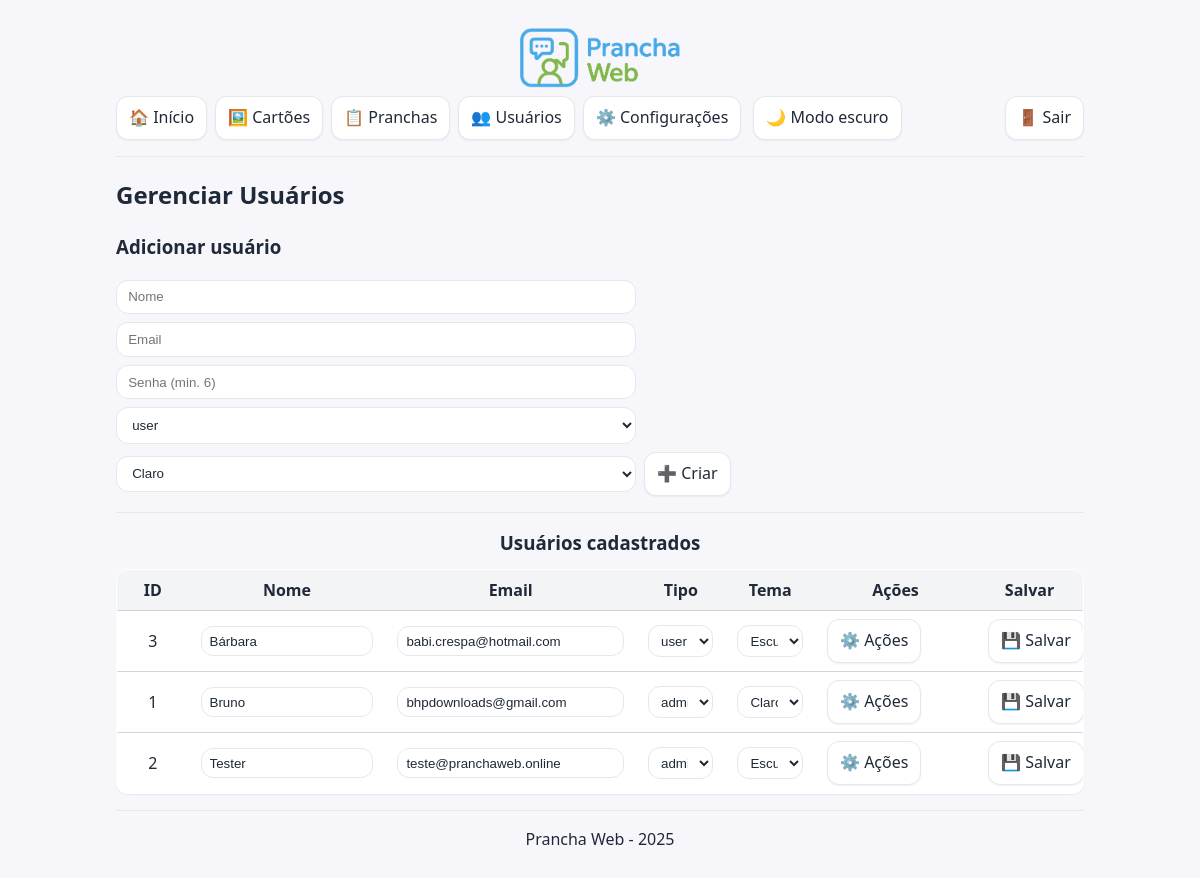
Page /pages/gerenciar_usuarios.php (signed in) on the earlier database version.
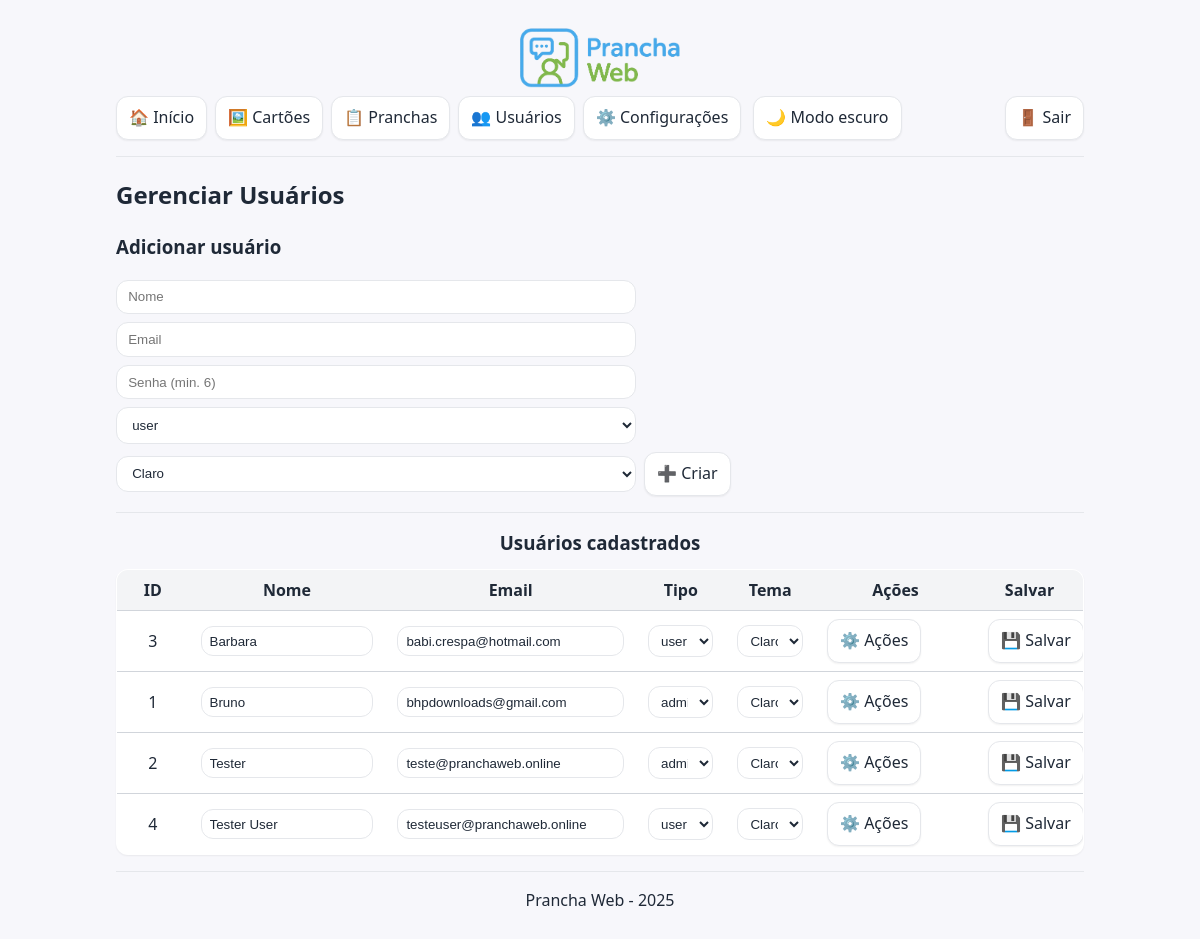
Same page on the later database version.
### tables this page shows
CREATE TABLE `usuarios` (
  `id` int(11) NOT NULL,
  `nome` varchar(255) NOT NULL,
  `email` varchar(255) NOT NULL,
  `senha` varchar(255) NOT NULL,
  `tipo` enum('admin','user') NOT NULL DEFAULT 'user' COMMENT 'admin=acesso total; user=restrito',
  `tema_preferido` enum('light','dark') NOT NULL DEFAULT 'light'
);

### includes/modelo_usuarios.php (called while the page is built, shortened)
<?php
function conexao(): mysqli {
    $cx = new mysqli(DB_HOST, DB_USUARIO, DB_SENHA, DB_NOME);
    $cx->set_charset('utf8mb4');
    return $cx;
}
function listarUsuarios(): array {
    $cx = conexao();
    $usuarios = [];
    $rs = $cx->query("SELECT id, nome, email, tipo, tema_preferido FROM usuarios ORDER BY nome");
    if ($rs) { while ($r = $rs->fetch_assoc()) { $usuarios[] = $r; } $rs->close(); }
    return $usuarios;
}
?>

### includes/controle_usuarios_admin.php (called while the page is built, shortened)
<?php
require_once __DIR__ . '/modelo_usuarios.php';
$lista_usuarios = listarUsuarios();
?>

### pages/gerenciar_usuarios.php (the view, shortened to what this page needs)
<?php
include '../includes/cabecalho.php';
require_once '../includes/controle_usuarios_admin.php';
?>
<link rel="stylesheet" href="../assets/css/usuarios.css">
<h2>Gerenciar Usuários</h2>
<section aria-labelledby="titulo-criar">
  <h3 id="titulo-criar">Adicionar usuário</h3>
  <form method="post" class="form-inline" novalidate>
    <input id="novo_nome" type="text" name="nome" placeholder="Nome" required aria-required="true">
    <input id="novo_email" type="email" name="email" placeholder="Email" required aria-required="true">
    <input id="novo_senha" type="password" name="senha" placeholder="Senha (min. 6)" minlength="6" required aria-required="true" autocomplete="new-password">
    <select id="novo_tipo" name="tipo" required aria-required="true">
      <option value="user">user</option>
    </select>
    <select id="novo_tema" name="tema_preferido" aria-label="Tema preferido">
      <option value="light">Claro</option>
    </select>
    <button type="submit" class="botao-acao">➕ Criar</button>
  </form>
</section>
<hr aria-hidden="true">
<section aria-labelledby="titulo-lista">
  <h3 id="titulo-lista">Usuários cadastrados</h3>
  <?php if (count($lista_usuarios) === 0): ?>
    <p>Nenhum usuário encontrado.</p>
  <?php else: ?>
    <table class="tabela" role="table">
      <colgroup>
        <col class="id"><col class="nome"><col class="email"><col class="tipo"><col class="tema"><col class="acoes"><col class="salvar">
      </colgroup>
      <thead>
        <tr role="row">
          <th scope="col">ID</th>
          <th scope="col">Nome</th>
          <th scope="col">Email</th>
          <th scope="col">Tipo</th>
          <th scope="col">Tema</th>
          <th scope="col">Ações</th>
          <th scope="col">Salvar</th>
        </tr>
      </thead>
      <tbody>
        <?php foreach ($lista_usuarios as $u): ?>
          <?php $fid = 'form_editar_' . (int)$u['id']; ?>
          <tr>
            <td><?php echo (int)$u['id']; ?></td>
            <td>
              <input id="nome_<?php echo (int)$u['id']; ?>" type="text" name="nome"
                     value="<?php echo htmlspecialchars($u['nome'], ENT_QUOTES, 'UTF-8'); ?>"
                     required aria-required="true" form="<?php echo $fid; ?>">
            </td>
            <td>
              <input id="email_<?php echo (int)$u['id']; ?>" type="email" name="email"
                     value="<?php echo htmlspecialchars($u['email'], ENT_QUOTES, 'UTF-8'); ?>"
                     required aria-required="true" form="<?php echo $fid; ?>">
            </td>
            <td>
              <select id="tipo_<?php echo (int)$u['id']; ?>" name="tipo" aria-label="Tipo"
                      form="<?php echo $fid; ?>">
                <option value="user"  <?php echo $u['tipo']==='user'  ? 'selected' : ''; ?>>user</option>
                <option value="admin" <?php echo $u['tipo']==='admin' ? 'selected' : ''; ?>>admin</option>
              </select>
            </td>
            <td>
              <select id="tema_<?php echo (int)$u['id']; ?>" name="tema_preferido" aria-label="Tema preferido"
                      form="<?php echo $fid; ?>">
                <option value="light" <?php echo $u['tema_preferido']==='light' ? 'selected' : ''; ?>>Claro</option>
                <option value="dark"  <?php echo $u['tema_preferido']==='dark'  ? 'selected' : ''; ?>>Escuro</option>
              </select>
            </td>
            <td class="celula-acao">
              <details>
                <summary class="botao-acao" aria-label="Abrir ações">⚙️ Ações</summary>
              </details>
            </td>
            <td class="celula-salvar">
              <form id="<?php echo $fid; ?>" method="post" aria-label="Salvar alterações do usuário #<?php echo (int)$u['id']; ?>">
                <button type="submit" class="botao-acao">💾 Salvar</button>
              </form>
            </td>
          </tr>
        <?php endforeach; ?>
      </tbody>
    </table>
  <?php endif; ?>
</section>
<?php include '../includes/rodape.php'; ?>

### includes/cabecalho.php (shortened to what this page needs)
<?php
require_once __DIR__ . '/conexao.php';
$idUsuario = (int) $_SESSION['id_usuario'];
$tema = 'light';
if ($stmt = $conn->prepare("SELECT tema_preferido FROM usuarios WHERE id = ? LIMIT 1")) {
    $stmt->bind_param("i", $idUsuario);
    $stmt->execute();
    $stmt->bind_result($temaDB);
    if ($stmt->fetch() && in_array($temaDB, ['light','dark'], true)) {
        $tema = $temaDB;
    }
}
$isAdminNav = (isset($_SESSION['tipo_usuario']) && $_SESSION['tipo_usuario'] === 'admin');
?>
<!DOCTYPE html>
<html lang="pt-BR">
<head>
    <link rel="stylesheet" href="../assets/css/style.css">
    <link rel="stylesheet" href="../assets/css/wcag.css">
</head>
<body data-theme="<?= htmlspecialchars($tema, ENT_QUOTES, 'UTF-8') ?>">
    <div class="container">
        <img src="../imagens/logo.png" alt="Logo Prancha Web" class="logo">
        <div class="menu-superior">
            <nav aria-label="Navegação principal">
                <a href="dashboard.php" class="botao-acao">🏠 Início</a>
                <a href="gerenciar_cartoes.php" class="botao-acao">🖼️ Cartões</a>
                <a href="gerenciar_pranchas.php" class="botao-acao">📋 Pranchas</a>
                <?php if ($isAdminNav): ?>
                  <a href="gerenciar_usuarios.php" class="botao-acao">👥 Usuários</a>
                <?php endif; ?>
                <a href="configuracoes.php" class="botao-acao">⚙️ Configurações</a>
            </nav>
            <button
                type="button"
                id="toggle-tema"
                class="botao-acao"
                aria-label="Alternar tema claro/escuro"
                aria-pressed="<?= $tema === 'dark' ? 'true' : 'false' ?>">
            </button>
            <form action="../includes/logout.php" method="post" class="form-sair">
                <button type="submit" class="botao-acao">🚪 Sair</button>
            </form>
        </div>
        <hr>
        <main id="conteudo" tabindex="-1">

### includes/rodape.php
        </main>
        <hr>
        <p style="text-align:center;">Prancha Web - <?php echo date('Y'); ?></p>
    </div>
</body>
</html>

### assets/css/style.css (style rules this page uses)
:root { --bg: #f7f7fb; --card: #ffffff; --text: #1f2937; --muted: #6b7280; --border: #e5e7eb; --primary: #2563eb; --primary-strong:#1d4ed8; --danger: #dc2626; --danger-strong:#b91c1c; --ring: #93c5fd; --btn-bg: #ffffff; --btn-bg-hover: #f3f4f6; --radius: 12px; --shadow-sm: 0 1px 2px rgba(0,0,0,.06); --shadow-md: 0 6px 18px rgba(37, 99, 235, .12); --shadow-focus: 0 0 0 3px var(--ring); }
* { box-sizing: border-box; }
html, body { height: 100%; }
body { margin: 0; font-family: system-ui, -apple-system, "Segoe UI", Roboto, Ubuntu, "Helvetica Neue", Arial, "Noto Sans", "Apple Color Emoji","Segoe UI Emoji", "Segoe UI Symbol", "Noto Color Emoji", sans-serif; background: var(--bg); color: var(--text); line-height: 1.5; transition: background .25s ease, color .25s ease; font-size: 16px; }
.container { max-width: 1000px; margin: 0 auto; padding: 16px; }
.logo { max-height: 60px; display: block; margin: 12px auto 8px; }
.menu-superior { display: flex; align-items: center; justify-content: space-between; gap: 12px; flex-wrap: wrap; }
.menu-superior nav { display: flex; gap: 8px; flex-wrap: wrap; }
.form-sair { margin-left: auto; }
hr { border: 0; border-top: 1px solid var(--border); margin: 16px 0; }
:where(button, input[type="submit"], input[type="button"], .botao-acao, summary.botao-acao) { appearance: none; -webkit-appearance: none; background: var(--btn-bg); color: var(--text); border: 1px solid var(--border); border-radius: var(--radius); padding: .55rem .9rem; font: inherit; line-height: 1.1; display: inline-flex; align-items: center; gap: .5rem; cursor: pointer; text-decoration: none; box-shadow: var(--shadow-sm); transition: background-color .18s ease, border-color .18s ease, color .18s ease, transform .06s ease, box-shadow .18s ease, filter .18s ease; }
:where(button, input[type="submit"], input[type="button"], .botao-acao, summary.botao-acao):hover { background: var(--btn-bg-hover); border-color: var(--primary); box-shadow: var(--shadow-md); transform: translateY(-1px); }
:where(button, input[type="submit"], input[type="button"], .botao-acao, summary.botao-acao):active { transform: translateY(0); filter: brightness(0.98); }
:where(button, input[type="submit"], input[type="button"], .botao-acao, summary.botao-acao):focus-visible { outline: none; box-shadow: var(--shadow-md), var(--shadow-focus); border-color: var(--primary-strong); }
a.botao-acao { color: inherit; }
input[type="text"], input[type="email"], input[type="password"], input[type="number"], textarea, select { width: 100%; max-width: 520px; padding: .55rem .7rem; border: 1px solid var(--border); border-radius: var(--radius); background: var(--card); color: var(--text); outline: none; transition: border-color .18s ease, box-shadow .18s ease, background-color .18s ease, color .18s ease; }
.table, .tabela { width: 100%; border-collapse: separate; border-spacing: 0; background: var(--card); border: 1px solid var(--border); border-radius: var(--radius); overflow: hidden; box-shadow: var(--shadow-sm); }
.tabela thead th { text-align: left; padding: 10px 12px; border-bottom: 1px solid var(--border); background: var(--btn-bg-hover); }
.tabela tbody td { padding: 10px 12px; border-bottom: 1px solid var(--border); }
.tabela col.id { width: 64px; }
.tabela col.nome { width: 22%; }
.tabela col.email { width: 28%; }
.tabela col.tipo { width: 110px; }
.tabela col.tema { width: 120px; }
.tabela col.acoes { width: 220px; }
.tabela col.salvar { width: 120px; }
.tabela tbody tr:last-child td { border-bottom: 0; }
.celula-acao, .celula-salvar { white-space: nowrap; }
details > summary.botao-acao { list-style: none; }
body[data-theme="light"] { --danger-bg: #e53935; --danger-bg-hover: #c62828; --danger-border: #b71c1c; --danger-text: #ffffff; --danger-focus: rgba(229,57,53,.40); }

### assets/css/wcag.css (style rules this page uses)
a.botao-acao, button, input[type="submit"], input[type="button"], summary.botao-acao, .botao-falar-tudo { min-width: 44px; min-height: 44px; padding: 10px 12px; display: inline-flex; align-items: center; justify-content: center; gap: 6px; line-height: 1.2; }
a.botao-acao { display: inline-flex; }
nav a.botao-acao { min-height: 44px; }
.form-inline .botao-acao { min-height: 44px; padding: 8px 12px; }

Differences in the rows shown:
changed usuarios "babi.crespa@hotmail.com": nome "Bárbara" → "Barbara"; tema_preferido "Escuro" → "Claro"
changed usuarios "Tester": tema_preferido "Escuro" → "Claro"
added usuarios: id "4", nome "Tester User", email "testeuser@pranchaweb.online", tipo "user", tema_preferido "Claro"
